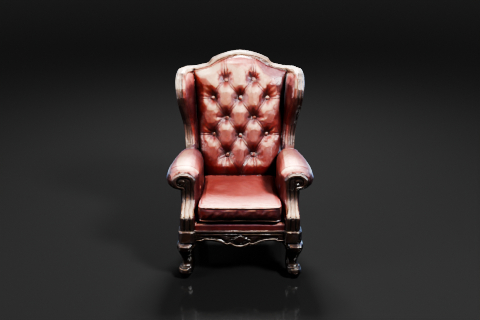
#> input picture references/img/armchair.meshthumb.jpg, 480 x 320 px
$ python matte.py ../../references/img/armchair.meshthumb.jpg out.png
#> lines starting #> are read from the running program, lines starting #| are printed output that depends on the picture
#!/usr/bin/env python3
"""matte.py -- key a painted actor off its flat backing colour into clean RGBA.

The generator returns the figure on a flat magenta field (delivered as JPEG, so
the field is NOT a single exact value -- it is a cloud around #FF00FF with codec
ringing along every edge). So:

  1. sample the true backing colour from the border ring, not from a constant;
  2. alpha from a soft distance band, so the ring becomes a real soft edge
     rather than a staircase;
  3. DESPILL: magenta spill shows up as R and B lifted above G. Pull the excess
     down inside the semi-transparent rim, or the cutout keeps a pink halo the
     moment it sits on the navy plate;
  4. trim to the figure and report the foot baseline, because everything
     downstream anchors the actor by its feet on the plate's floor line.

    python3 matte.py IN OUT [--strip N] [--json OUT.json] [--pad 6]
"""
import argparse
import json
import os

import numpy as np
from PIL import Image, ImageFilter


def backing_colour(a):
    """median of the 12px border ring -- robust to a figure touching an edge"""
    h, w = a.shape[:2]
    r = 12
    ring = np.concatenate([a[:r].reshape(-1, 3), a[-r:].reshape(-1, 3),
                           a[:, :r].reshape(-1, 3), a[:, -r:].reshape(-1, 3)])
    return np.median(ring, axis=0)


def alpha_from(a, bg, lo, hi):
    d = np.sqrt(((a - bg) ** 2).sum(axis=2))
    return np.clip((d - lo) / max(1e-6, (hi - lo)), 0, 1)


def despill(rgb, alpha):
    """magenta spill = R and B above G. Clamp the excess where alpha is soft."""
    out = rgb.copy()
    r, g, b = out[..., 0], out[..., 1], out[..., 2]
    m = (r + b) * 0.5
    over = np.maximum(0.0, m - g)
    # strongest correction on the rim (alpha between 0 and 1), light inside
    k = (1.0 - np.abs(alpha * 2 - 1)) * 0.9 + 0.10
    out[..., 0] = r - over * k
    out[..., 2] = b - over * k
    return np.clip(out, 0, 255)


def clamp_spill(rgb, ceiling=20.0):
    """Force (R+B)/2 - G below `ceiling` everywhere, by pulling R and B down."""
    out = rgb.copy()
    r, g, b = out[..., 0], out[..., 1], out[..., 2]
    excess = np.maximum(0.0, (r + b) * 0.5 - g - ceiling)
    out[..., 0] = r - excess
    out[..., 2] = b - excess
    return np.clip(out, 0, 255)


def key(path, lo=60.0, hi=125.0, shrink=1.0):
    im = Image.open(path).convert('RGB')
    a = np.asarray(im).astype(np.float32)
    bg = backing_colour(a)
    al = alpha_from(a, bg, lo, hi)
    # close pinholes inside the figure, then feather
    ai = Image.fromarray((al * 255).astype(np.uint8))
    ai = ai.filter(ImageFilter.MaxFilter(3)).filter(ImageFilter.MinFilter(3))
    if shrink:
        # Erode 2px, not 1. A 1px bite leaves a ring of pixels that are far
        # enough from the backing colour to key as fully opaque but are still
        # magenta-tinted -- invisible on magenta, a pink outline on the navy
        # plate. At the 0.25x the actor ships at, 2px costs nothing visible.
        ai = ai.filter(ImageFilter.MinFilter(5))
    ai = ai.filter(ImageFilter.GaussianBlur(0.7))
    al = np.asarray(ai).astype(np.float32) / 255.0
    # despill the whole silhouette, hardest on the outer band
    rim = np.asarray(Image.fromarray((al * 255).astype(np.uint8))
                     .filter(ImageFilter.MinFilter(9))).astype(np.float32) / 255.0
    edge = np.clip(al - rim, 0, 1)
    rgb = despill(a, np.maximum(al * 0.5, 0.5 - edge * 0.5))
    # Hard ceiling on magenta excess. The JPEG ring reaches further into the
    # figure than any sane erosion, and those pixels key as fully opaque, so a
    # band alone cannot catch them. The costume's own palette never exceeds
    # ~20 of (R+B)/2 - G (blue cloak in shadow is the worst case), while ring
    # pixels run 60-105 -- so clamping the excess is safe and total.
    rgb = clamp_spill(rgb, ceiling=20.0)
    out = np.dstack([rgb, al * 255]).astype(np.uint8)
    return Image.fromarray(out, 'RGBA'), bg


def bbox_of(img, thr=24):
    al = np.asarray(img)[..., 3]
    ys, xs = np.nonzero(al > thr)
    if not len(xs):
        return None
    return int(xs.min()), int(ys.min()), int(xs.max()) + 1, int(ys.max()) + 1


def columns(img, n, thr=24):
    """split a strip into n figures by finding gaps in the alpha column profile"""
    al = np.asarray(img)[..., 3]
    prof = (al > thr).sum(axis=0)
    on = prof > max(2, prof.max() * 0.02)
    runs, s = [], None
    for i, v in enumerate(on):
        if v and s is None:
            s = i
        elif not v and s is not None:
            runs.append((s, i)); s = None
    if s is not None:
        runs.append((s, len(on)))
    runs = [r for r in runs if r[1] - r[0] > al.shape[1] // (n * 8)]
    runs.sort(key=lambda r: r[0] - r[1])          # widest first
    runs = sorted(runs[:n], key=lambda r: r[0])
    return runs


def main():
    ap = argparse.ArgumentParser()
    ap.add_argument('inp')
    ap.add_argument('out')
    ap.add_argument('--strip', type=int, default=0, help='N frames -> uniform sheet')
    ap.add_argument('--json', default='')
    ap.add_argument('--pad', type=int, default=6)
    a = ap.parse_args()

    img, bg = key(a.inp)
#> in key, im is the input picture: PIL image 480x320 RGB; mean R, G, B 50, 43.7, 42.7
#> in key, `bg = backing_colour(a)`: bg = [32, 33, 32]
#> in alpha_from, `d = np.sqrt(((a - bg) ** 2).sum(axis=2))`:
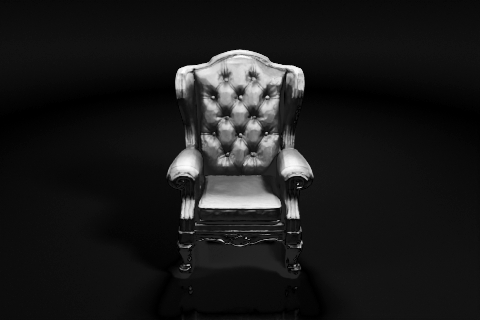
#> d: shape (320, 480) float32; min 1, max 383.9, mean 40.9; drawn with min black and max white
#> in key, `edge = np.clip(al - rim, 0, 1)`:
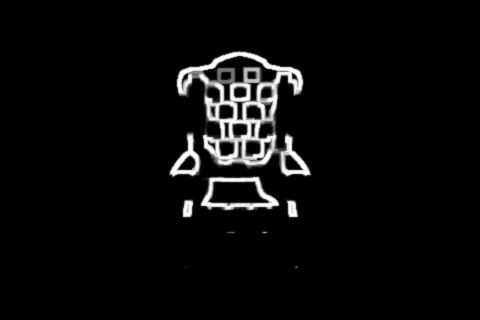
#> edge: shape (320, 480) float32; min 0, max 1, mean 0.0414
#> in despill, `over = np.maximum(0.0, m - g)`:
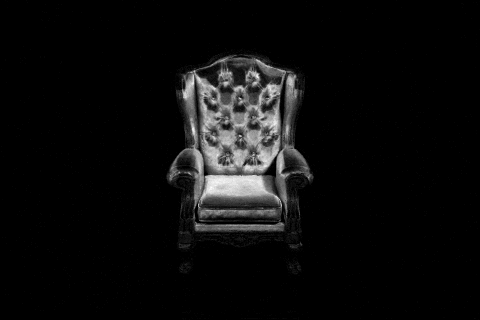
#> over: shape (320, 480) float32; min 0, max 55.5, mean 2.8; drawn with min black and max white
#> in despill, `out[..., 2] = b - over * k`:
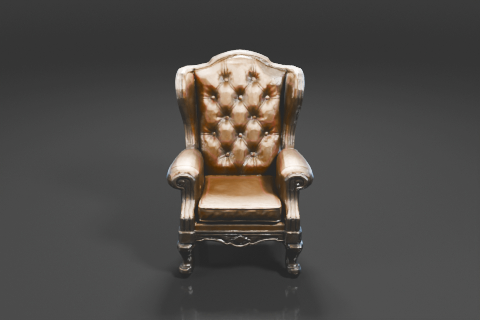
#> out: shape (320, 480, 3) float32; mean R, G, B 47.3, 43.7, 40.1; drawn with min black and max white
#> in clamp_spill, `r, g, b = out[..., 0], out[..., 1], out[..., 2]`:
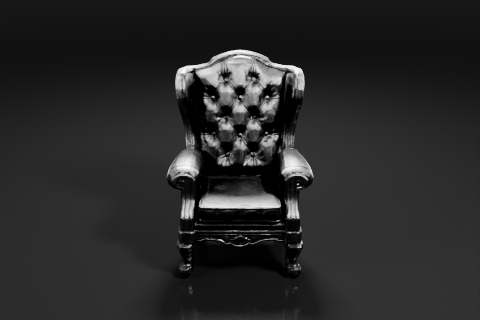
#> b: shape (320, 480) float32; min 0, max 254, mean 40.4
#> in clamp_spill, `out[..., 0] = r - excess`: out: shape (320, 480, 3) float32; mean R, G, B 47.3, 43.7, 40.4
#> in clamp_spill, `out[..., 2] = b - excess`: out: shape (320, 480, 3) float32; mean R, G, B 47.3, 43.7, 40.4
#> in key, `out = np.dstack([rgb, al * 255]).astype(np.uint8)`:
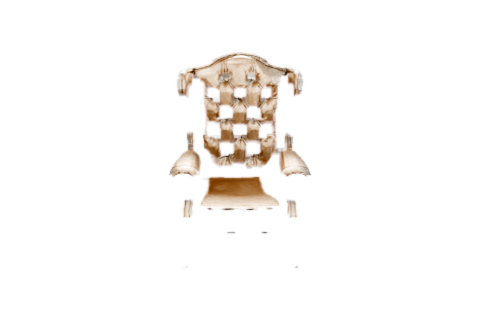
#> out: shape (320, 480, 4); mean R, G, B, A 47.3, 43.7, 40.4, 16.2; transparent parts drawn white
#> bg = [32, 33, 32]
    meta = {'source': os.path.abspath(a.inp), 'backing_rgb': [round(float(v), 1) for v in bg]}

    if a.strip:
        runs = columns(img, a.strip)
        meta['frames_found'] = len(runs)
        arr = np.asarray(img)
        boxes = []
        for x0, x1 in runs:
            sub = arr[:, x0:x1, 3]
            ys = np.nonzero((sub > 24).any(axis=1))[0]
            boxes.append((x0, int(ys.min()), x1, int(ys.max()) + 1))
        # uniform cell: widest + tallest, feet aligned on a common baseline
        cw = max(b[2] - b[0] for b in boxes) + a.pad * 2
        ch = max(b[3] - b[1] for b in boxes) + a.pad * 2
        sheet = Image.new('RGBA', (cw * len(boxes), ch), (0, 0, 0, 0))
        for i, (x0, y0, x1, y1) in enumerate(boxes):
            fig = img.crop((x0, y0, x1, y1))
            dx = i * cw + (cw - fig.width) // 2
            dy = ch - a.pad - fig.height            # BASELINE-ALIGNED, not centred
            sheet.paste(fig, (dx, dy))
        sheet.save(a.out)
        meta.update({'cell_w': cw, 'cell_h': ch, 'frames': len(boxes),
                     'sheet': list(sheet.size), 'baseline_y': ch - a.pad,
                     'src_boxes': [list(map(int, b)) for b in boxes]})
    else:
        bb = bbox_of(img)
#> in bbox_of, `ys, xs = np.nonzero(al > thr)`: ys = 11756 values from 51 to 268; xs = 11756 values, max 311 at index 9214, min 169 at index 8974, mean 239.7
#> bb = (169, 51, 312, 269)
        x0, y0, x1, y1 = bb
#> x0 = 169; y0 = 51; x1 = 312; y1 = 269
        x0 = max(0, x0 - a.pad); y0 = max(0, y0 - a.pad)
#> after `x0 = max(0, x0 - a.pad)`: x0 = 163
#> after `y0 = max(0, y0 - a.pad)`: y0 = 45
        x1 = min(img.width, x1 + a.pad); y1 = min(img.height, y1 + a.pad)
#> after `x1 = min(img.width, x1 + a.pad)`: x1 = 318
#> after `y1 = min(img.height, y1 + a.pad)`: y1 = 275
        cut = img.crop((x0, y0, x1, y1))
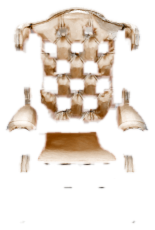
#> cut: PIL image 155x230 RGBA; mean R, G, B, A 87, 70.9, 56.9, 69.7; transparent parts drawn white
        cut.save(a.out)
        meta.update({'size': list(cut.size), 'src_bbox': [x0, y0, x1, y1],
                     'baseline_y': cut.height - a.pad})

    meta['out'] = os.path.abspath(a.out)
    print(json.dumps(meta))
#| {"source": "references/img/armchair.meshthumb.jpg", "backing_rgb": [32.0, 33.0, 32.0], "size": [155, 230], "src_bbox": [163, 45, 318, 275], "baseline_y": 224, "out": "tools/laneassets/out.png"}
    if a.json:
        with open(a.json, 'w') as f:
            json.dump(meta, f, indent=1)


if __name__ == '__main__':
    main()

$ run again, on references/img/side-table.meshthumb.jpg
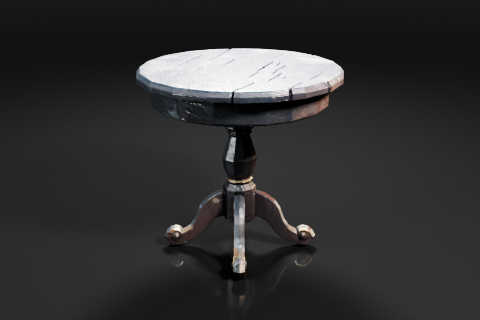
#> input picture references/img/side-table.meshthumb.jpg, 480 x 320 px
#> in key, im is the input picture: PIL image 480x320 RGB; mean R, G, B 47.9, 47.8, 47.9
#> in key, `bg = backing_colour(a)`: bg = [27, 27, 27]
#> excess: shape (320, 480) float32; every value is 0
#> in key, `out = np.dstack([rgb, al * 255]).astype(np.uint8)`:
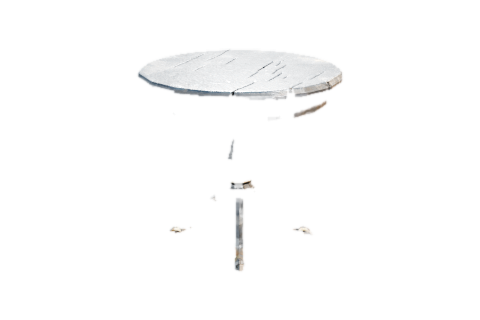
#> out: shape (320, 480, 4); mean R, G, B, A 47.7, 47.8, 47.6, 14.1; transparent parts drawn white
#> ys = 9497 values from 49 to 271; xs = 9497 values, max 342 at index 3836, min 137 at index 4042, mean 243.1
#> bb = (137, 49, 343, 272)
#> in main, `x0, y0, x1, y1 = bb`: x0 = 137; y0 = 49; x1 = 343; y1 = 272
#> in main, `x0 = max(0, x0 - a.pad)`: x0 = 131
#> in main, `y0 = max(0, y0 - a.pad)`: y0 = 43
#> in main, `x1 = min(img.width, x1 + a.pad)`: x1 = 349
#> in main, `y1 = min(img.height, y1 + a.pad)`: y1 = 278
#> in main, `cut = img.crop((x0, y0, x1, y1))`:
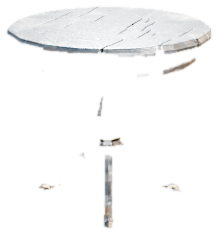
#> cut: PIL image 218x235 RGBA; mean R, G, B, A 74.1, 74.2, 73.9, 42.1; transparent parts drawn white
#| {"source": "references/img/side-table.meshthumb.jpg", "backing_rgb": [27.0, 27.0, 27.0], "size": [218, 235], "src_bbox": [131, 43, 349, 278], "baseline_y": 229, "out": "tools/laneassets/out.png"}
